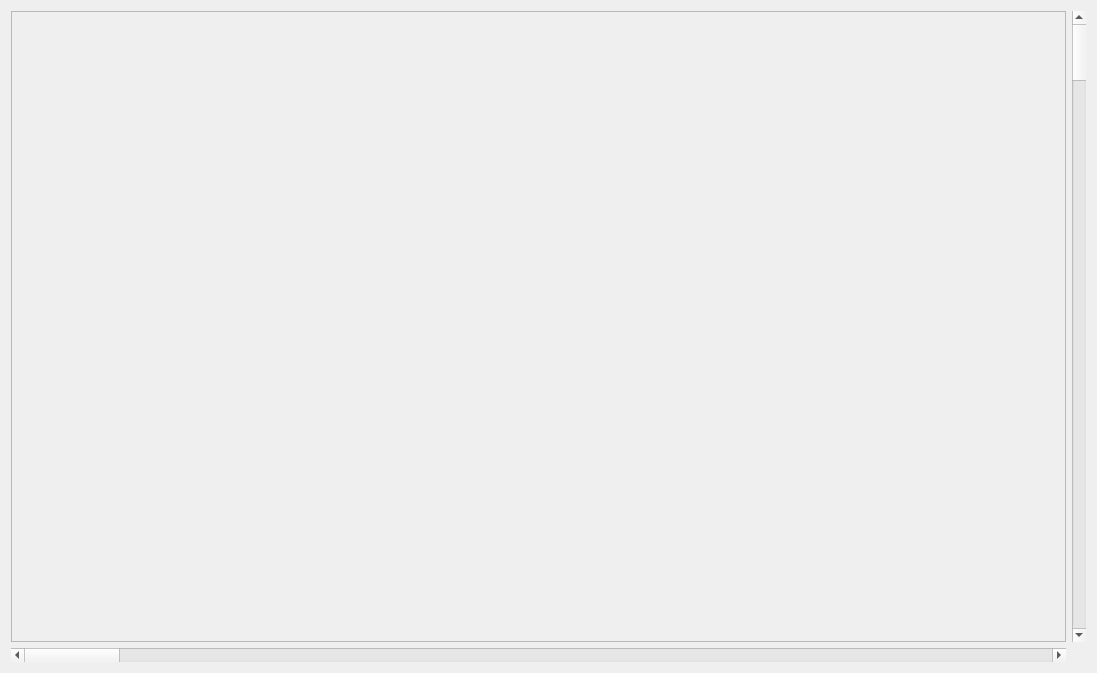
<?xml version="1.0" encoding="UTF-8"?>
<ui version="4.0">
 <class>BackendEmu2</class>
 <widget class="QWidget" name="BackendEmu2">
  <property name="geometry">
   <rect>
    <x>0</x>
    <y>0</y>
    <width>1097</width>
    <height>673</height>
   </rect>
  </property>
  <property name="windowTitle">
   <string>Form</string>
  </property>
  <layout class="QGridLayout" name="gridLayout_3">
   <item row="0" column="0">
    <widget class="QScrollArea" name="scrollArea">
     <property name="widgetResizable">
      <bool>true</bool>
     </property>
     <widget class="QWidget" name="scrollAreaWidgetContents">
      <property name="geometry">
       <rect>
        <x>0</x>
        <y>0</y>
        <width>1057</width>
        <height>633</height>
       </rect>
      </property>
      <layout class="QGridLayout" name="gridLayout">
       <item row="0" column="0">
        <widget class="QCustomPlot" name="BePlot" native="true">
         <layout class="QGridLayout" name="gridLayout_2"/>
        </widget>
       </item>
      </layout>
     </widget>
    </widget>
   </item>
   <item row="0" column="1">
    <widget class="QScrollBar" name="verticalScrollBar">
     <property name="orientation">
      <enum>Qt::Vertical</enum>
     </property>
    </widget>
   </item>
   <item row="1" column="0">
    <widget class="QScrollBar" name="horizontalScrollBar">
     <property name="orientation">
      <enum>Qt::Horizontal</enum>
     </property>
    </widget>
   </item>
  </layout>
 </widget>
 <customwidgets>
  <customwidget>
   <class>QCustomPlot</class>
   <extends>QWidget</extends>
   <header location="global">qcustomplot.h</header>
   <container>1</container>
  </customwidget>
 </customwidgets>
 <resources/>
 <connections/>
</ui>
